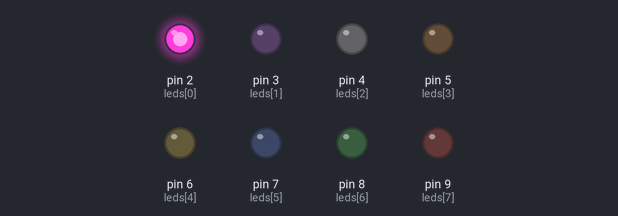
The sketch below on a simulated Arduino Uno, built with avr-gcc and run on an emulated ATmega328P. Parts: output pins drawn as LEDs (lit = HIGH).

Above: at 0.05 s.
At 0.45 s:
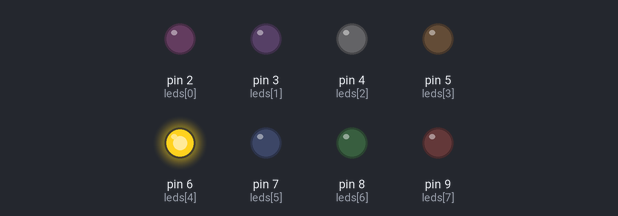
At 0.75 s:
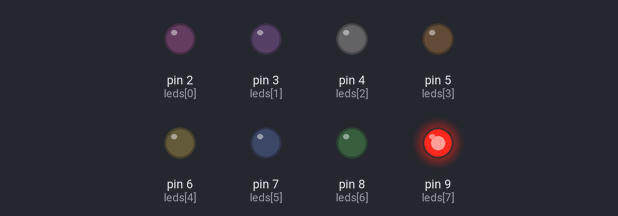
At 1.55 s:
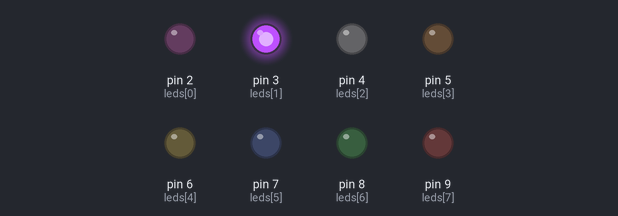
At 2.35 s:
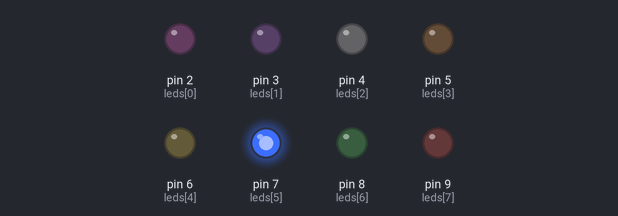
At 3.15 s:
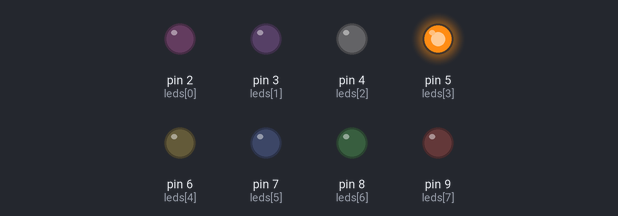
Timing chart, 0 to 3.5 s (numbered marks = the images above):
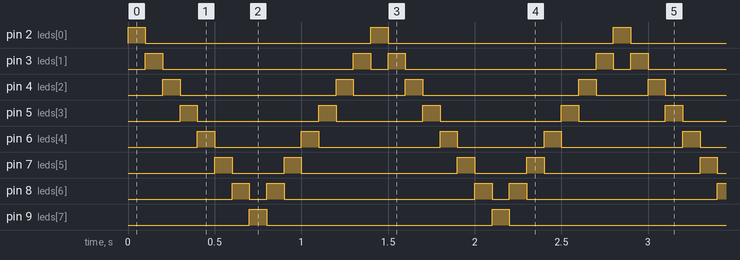

The sketch:

sketch.ino
```cpp
const int leds[] = {2,3,4,5,6,7,8,9};
const int numLeds = 8;
int delayTime = 100;

void setup() {
  for (int i = 0; i < numLeds; i++) {
    pinMode(leds[i], OUTPUT);
  }
}

void loop() {
  for (int i = 0; i < numLeds; i++) {
    digitalWrite(leds[i], HIGH);
    delay(delayTime);
    digitalWrite(leds[i], LOW);
  }

  for (int i = numLeds - 2; i > 0; i--) {
    digitalWrite(leds[i], HIGH);
    delay(delayTime);
    digitalWrite(leds[i], LOW);
  }
}
```

Measured:
- by itself, pin 2 (leds[0]), pin 9 (leds[7]): alternates HIGH for 0.10 s and LOW for 1.3 s
- by itself, pin 3 (leds[1]): repeats every 1.4 s: LOW 1.1 s, HIGH 0.10 s, LOW 0.10 s, HIGH 0.10 s
- by itself, pin 4 (leds[2]): repeats every 1.4 s: LOW 0.90 s, HIGH 0.10 s, LOW 0.30 s, HIGH 0.10 s
- by itself, pin 5 (leds[3]): repeats every 1.4 s: LOW 0.70 s, HIGH 0.10 s, LOW 0.50 s, HIGH 0.10 s
- by itself, pin 6 (leds[4]): repeats every 1.4 s: LOW 0.50 s, HIGH 0.10 s, LOW 0.70 s, HIGH 0.10 s
- by itself, pin 7 (leds[5]): repeats every 1.4 s: LOW 0.30 s, HIGH 0.10 s, LOW 0.90 s, HIGH 0.10 s
- by itself, pin 8 (leds[6]): repeats every 1.4 s: LOW 0.10 s, HIGH 0.10 s, LOW 1.1 s, HIGH 0.10 s
